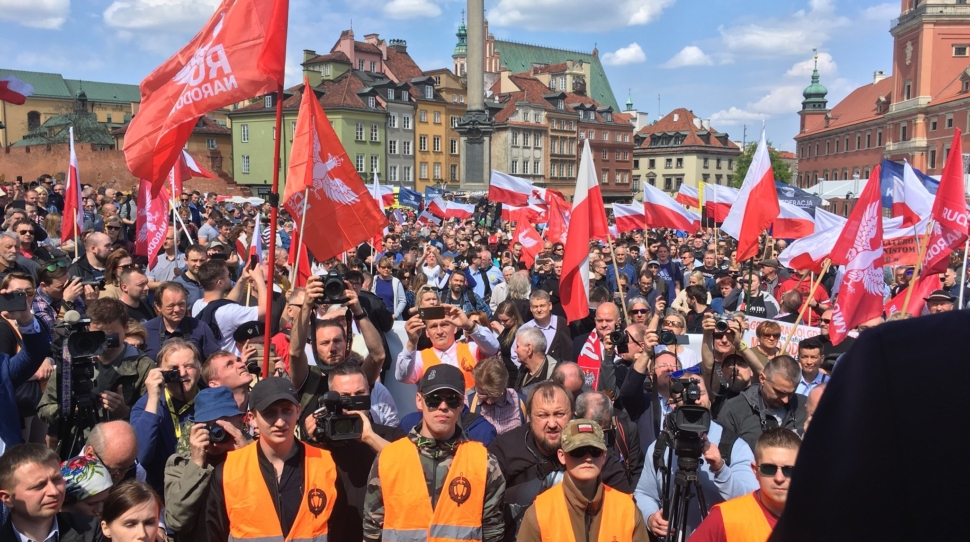
//> input picture Multithreading/Z9/1.jpg, 970 x 542 px
$ ./DisplayImage 1.jpg 2.png   (built with g++ and OpenCV 4)
//> lines starting //> are read from the running program, lines starting //| are printed output that depends on the picture; after the words box and inside, x2 and y2 are one past the last pixel; in counts of white or black regions, pixels touching at a corner belong together
/**
 * @file MatchTemplate_Demo.cpp
 * @brief Sample code to use the function MatchTemplate
 * @author OpenCV team
 */

#include "opencv2/imgcodecs.hpp"
#include "opencv2/highgui.hpp"
#include "opencv2/imgproc.hpp"
#include <iostream>

using namespace std;
using namespace cv;

//! [declare]
/// Global Variables
bool use_mask;
Mat img; Mat templ; Mat mask; Mat result;
const char* image_window = "Source Image";
const char* result_window = "Result window";

int match_method;
int max_Trackbar = 5;
//! [declare]

/// Function Headers
void MatchingMethod( int, void* );

/**
 * @function main
 */
int main( int argc, char** argv )
{
  if (argc < 3)
  {
    cout << "Not enough parameters" << endl;
    cout << "Usage:\n" << argv[0] << " <image_name> <template_name> [<mask_name>]" << endl;
    return -1;
  }

  //! [load_image]
  /// Load image and template
  img = imread( argv[1], IMREAD_COLOR );
//> img is the input picture: 542 rows x 970 cols, CV_8UC3; mean B, G, R 105.8, 104.5, 133
  templ = imread( argv[2], IMREAD_COLOR );
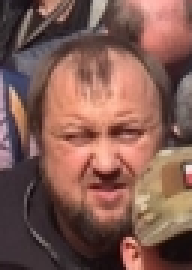
//> input picture Multithreading/Z9/2.png, 64 x 90 px (shown 3 times larger)
//> templ is the input picture: 90 rows x 64 cols, CV_8UC3; mean B, G, R 82.5, 91.8, 130

  if(argc > 3) {
    use_mask = true;
    mask = imread( argv[3], IMREAD_COLOR );
  }

  if(img.empty() || templ.empty() || (use_mask && mask.empty()))
  {
    cout << "Can't read one of the images" << endl;
    return EXIT_FAILURE;
  }
  //! [load_image]

  //! [create_windows]
  /// Create windows
  namedWindow( image_window, WINDOW_AUTOSIZE );
  namedWindow( result_window, WINDOW_AUTOSIZE );
  //! [create_windows]

  //! [create_trackbar]
  /// Create Trackbar
  const char* trackbar_label = "Method: \n 0: SQDIFF \n 1: SQDIFF NORMED \n 2: TM CCORR \n 3: TM CCORR NORMED \n 4: TM COEFF \n 5: TM COEFF NORMED";
  createTrackbar( trackbar_label, image_window, &match_method, max_Trackbar, MatchingMethod );
  //! [create_trackbar]

  MatchingMethod( 0, 0 );

  //! [wait_key]
  waitKey(0);
  return EXIT_SUCCESS;
  //! [wait_key]
}

/**
 * @function MatchingMethod
 * @brief Trackbar callback
 */
void MatchingMethod( int, void* )
{
  //! [copy_source]
  /// Source image to display
  Mat img_display;
  img.copyTo( img_display );
  //! [copy_source]

  //! [create_result_matrix]
  /// Create the result matrix
  int result_cols =  img.cols - templ.cols + 1;
//> result_cols = 907
  int result_rows = img.rows - templ.rows + 1;
//> result_rows = 453

  result.create( result_rows, result_cols, CV_32FC1 );
  //! [create_result_matrix]

  //! [match_template]
  /// Do the Matching and Normalize
  bool method_accepts_mask = (TM_SQDIFF == match_method || match_method == TM_CCORR_NORMED);
  if (use_mask && method_accepts_mask)
    { matchTemplate( img, templ, result, match_method, mask); }
  else
    { matchTemplate( img, templ, result, match_method); }
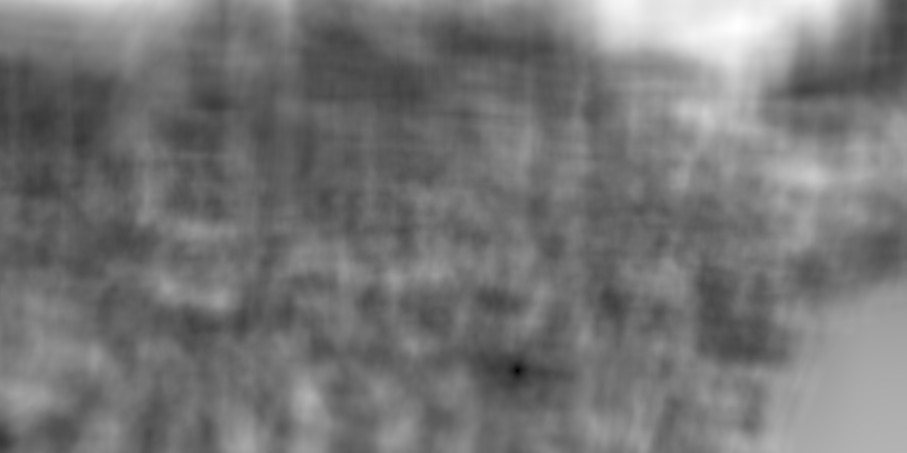
//> result: 453 rows x 907 cols, CV_32FC1; min 0, max 263768848, mean 122001784; drawn with min black and max white
  //! [match_template]

  //! [normalize]
  normalize( result, result, 0, 1, NORM_MINMAX, -1, Mat() );
  //! [normalize]

  //! [best_match]
  /// Localizing the best match with minMaxLoc
  double minVal; double maxVal; Point minLoc; Point maxLoc;
  Point matchLoc;

  minMaxLoc( result, &minVal, &maxVal, &minLoc, &maxLoc, Mat() );
//> minVal = 0; maxVal = 1; minLoc = Point(517, 370); maxLoc = Point(737, 27)
  //! [best_match]

  //! [match_loc]
  /// For SQDIFF and SQDIFF_NORMED, the best matches are lower values. For all the other methods, the higher the better
  if( match_method  == TM_SQDIFF || match_method == TM_SQDIFF_NORMED )
    { matchLoc = minLoc; }
//> matchLoc = Point(517, 370)
  else
    { matchLoc = maxLoc; }
  //! [match_loc]

  //! [imshow]
  /// Show me what you got
  rectangle( img_display, matchLoc, Point( matchLoc.x + templ.cols , matchLoc.y + templ.rows ), Scalar::all(0), 2, 8, 0 );
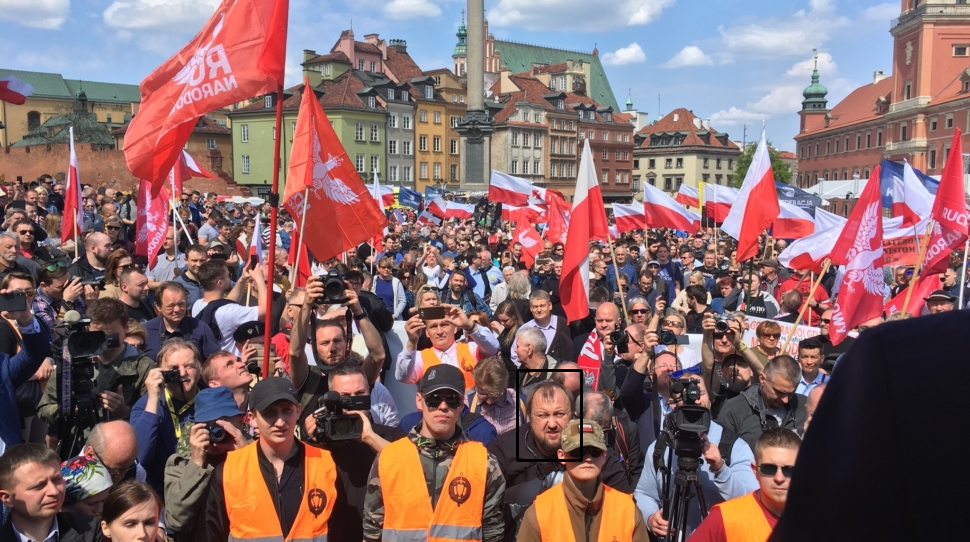
//> img_display: 542 rows x 970 cols, CV_8UC3; 0.17% of pixels changed, all inside (x1, y1, x2, y2) = (516, 369, 583, 462)
  rectangle( result, matchLoc, Point( matchLoc.x + templ.cols , matchLoc.y + templ.rows ), Scalar::all(0), 2, 8, 0 );
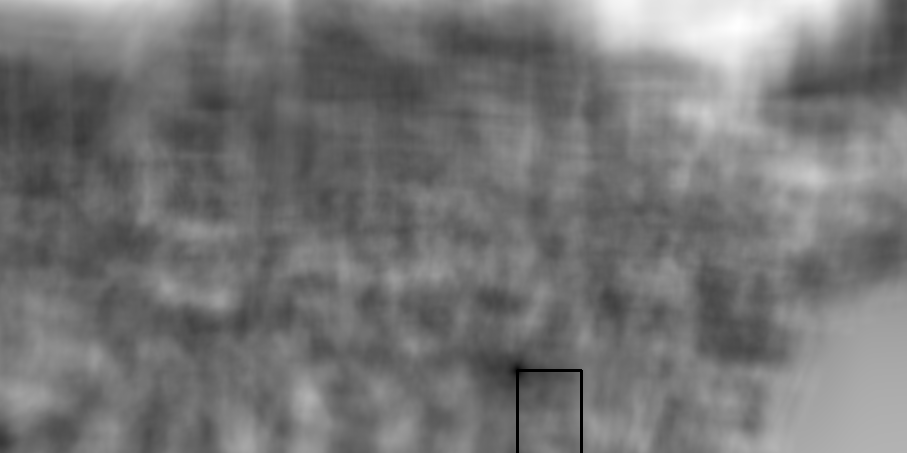
//> result: 453 rows x 907 cols, CV_32FC1; min 0, max 1, mean 0.462

  imshow( image_window, img_display );
  imshow( result_window, result );
  //! [imshow]

  return;
}
